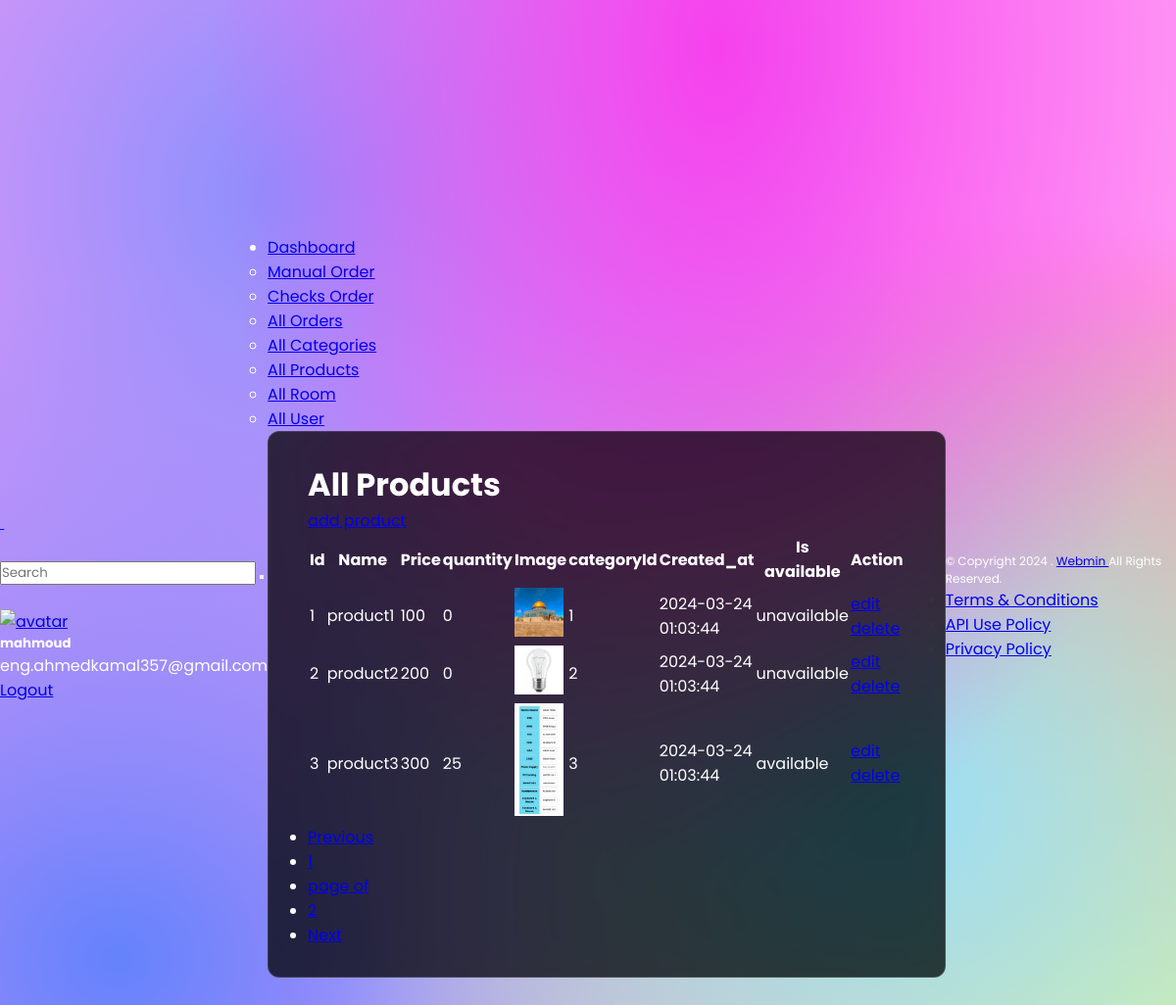
Page /src/views/dashboard/AllProduct.php (signed in) on the committed database.
### tables this page shows
CREATE TABLE `products` (
  `id` int(11) NOT NULL,
  `name` varchar(100) NOT NULL,
  `price` double NOT NULL,
  `quantity` int(11) NOT NULL DEFAULT 1,
  `image` varchar(100) NOT NULL,
  `category_id` int(11) NOT NULL,
  `created_at` datetime NOT NULL DEFAULT current_timestamp()
);

### src/model/Product.php (called while the page is built, shortened)
<?php
class Product
{
    public $con;
    public function __construct()
    {
        $connect = new Connection();
        $this->con = $connect->con;
    }
        public function getProductForPagination($pageLimit,$offset){
            $data= $this->con->query("select* from products limit $pageLimit offset $offset");
            return $data->fetchAll(PDO::FETCH_ASSOC);
        }
        public function getNumberOfProducts() {
            $result = $this->con->query("select count(id) from products");
            if ($result) {
                $count = $result->fetchColumn();
                return $count;
            } else {
                return false;
            }
        }
}

### src/model/Connection.php (called while the page is built, shortened)
<?php
class Connection
{
    private $servername = 'localhost';
    private $username = 'root';
    private $password = '';
    private $db = 'cafephp';
    private $port='3307';
    public function __construct()
    {
        try {
            $this->con = new PDO("mysql:host=$this->servername;port=$this->port;dbname=$this->db", $this->username, $this->password);
        } catch(PDOException $e) {
            echo "Connection failed: " . $e->getMessage();
        }
    }
}

### src/views/dashboard/AllProduct.php (the view, shortened to what this page needs)
<?php
include_once './includes/header.php';
include_once './includes/nav_bar.php';
?>
<div class="container-fluid">
  <div class="row">
    <?php include_once './includes/side_bar.php'; ?>
    <div class="content-wrapper">
      <div class="row">
        <div class="col-xl-12 mb-30">
          <div class="card card-statistics mb-30">
            <div class="card-body">
    <div class="d-flex justify-content-between my-sm-4">
        <h1>All Products</h1>
        <a class="w-0 h-25 btn btn-primary" href="../../views/dashboard/AddProduct.php">add product</a>
    </div>
    <table class="table  table-hover my-lg-4 table-sm  justify-content-center">
    <thead >
        <th  scope="col">Id</th>
        <th  scope="col">Name </th>
        <th  scope="col">Price</th>
        <th  scope="col">quantity</th>
        <th scope="col" >Image</th>
        <th  scope="col">categoryId</th>
        <th  scope="col">Created_at</th>
        <th  scope="col">Is available</th>
        <th  scope="col">Action</th>
        </thead>
        <?php
        require("../../model/Connection.php");
require("../../model/Product.php");
$result=new Product();
$totalNumberOfProducts=$result->getNumberOfProducts();
$page=(isset($_GET['page']))?(int) $_GET['page'] : 1;
$pageLimit=3;
$pagesNumber=ceil($totalNumberOfProducts / $pageLimit);
$offset=($page-1)*$pageLimit;
$products=$result->getProductForPagination($pageLimit,$offset);
echo "<pre>";
        foreach($products as $product)
        {
            echo "<tbody>";
            echo "<tr>";
            foreach($product as $key=>$data){
              if($key=='image')
              {
                  echo "<td><img src='.../../ProductImage/$data' width='50' hight='50'></td>";
              }
              else
                {
                  echo "<td>$data</td>";
                }
              }
              if($product['quantity']==0)
              {
                echo"<td class='btn btn-danger'>
                unavailable
                </td>";
              }
              else{
                echo"<td class='btn btn-primary'>
                available
                </td>";
              }
            echo "<td>
            <a class='btn btn-primary' href= ' EditProduct.php?id={$product['id']}'>edit</a>
            <a class='btn btn-danger' href='DeleteProduct.php?id={$product['id']}'>delete</a>
            </td>";
            echo "</tr>";
            echo "</tbody>";
      }
        ?>
    </table>
    <nav aria-label="...">
  <ul class="pagination">
    <li class="page-item ">
      <a class="page-link" href="<?=$_SERVER['PHP_SELF']."?page=".($page-1)?>" >Previous</a>
    </li>
    <li class="page-item"><a class="page-link" href="#"><?=$page?></a></li>
    <li class="page-item active">
      <a class="page-link" href="#"><span class="sr-only">page of </span></a>
    </li>
    <li class="page-item"><a class="page-link" href="#"><?=$pagesNumber?></a></li>
    <li class="page-item">
      <a class="page-link" href="<?=$_SERVER['PHP_SELF']."?page=".($page+1)?>">Next</a>
    </li>
  </ul>
</nav>
</div>
          </div>
        </div>
      </div>
    </div>
  </div>
</div>
<?php
  include_once './includes/footer.php';
?>

### src/view/website/assets/style.css (style rules this page uses)
* { margin: 0; padding: 0; font-family: 'Poppins', sans-serif; }
body { background-color: #ff99f5; background-image: radial-gradient(at 61% 4%, hsla(303, 91%, 61%, 1) 0px, transparent 50%), radial-gradient(at 75% 66%, hsla(196, 91%, 79%, 1) 0px, transparent 50%), radial-gradient(at 98% 88%, hsla(76, 87%, 78%, 1) 0px, transparent 50%), radial-gradient(at 23% 16%, hsla(238, 96%, 77%, 1) 0px, transparent 50%), radial-gradient(at 95% 65%, hsla(13, 91%, 75%, 1) 0px, transparent 50%), radial-gradient(at 10% 79%, hsla(228, 96%, 69%, 1) 0px, transparent 50%), radial-gradient(at 85% 58%, hsla(328, 81%, 68%, 1) 0px, transparent 50%); background-repeat: no-repeat; color: white; display: flex; align-items: center; justify-content: center; padding: 15rem 0; }
.card { backdrop-filter: blur(16px) saturate(180%); -webkit-backdrop-filter: blur(16px) saturate(180%); background-color: rgba(0, 0, 0, 0.75); border-radius: 12px; border: 1px solid rgba(255, 255, 255, 0.125); display: flex; flex-direction: column; align-items: center; padding: 30px 40px; }

### rows in the picture
products: id "1", name "product1", price "100", quantity "0", image (picture), category "1", created_at "2024-03-24 01:03:44", shows "unavailable"
products: id "2", name "product2", price "200", quantity "0", image (picture), category "2", created_at "2024-03-24 01:03:44", shows "unavailable"
products: id "3", name "product3", price "300", quantity "25", image (picture), category "3", created_at "2024-03-24 01:03:44", shows "available"

### other values in the picture
$_SESSION['admin']['username'] "mahmoud"
$_SESSION['admin']['email'] "eng.ahmedkamal357@gmail.com"
